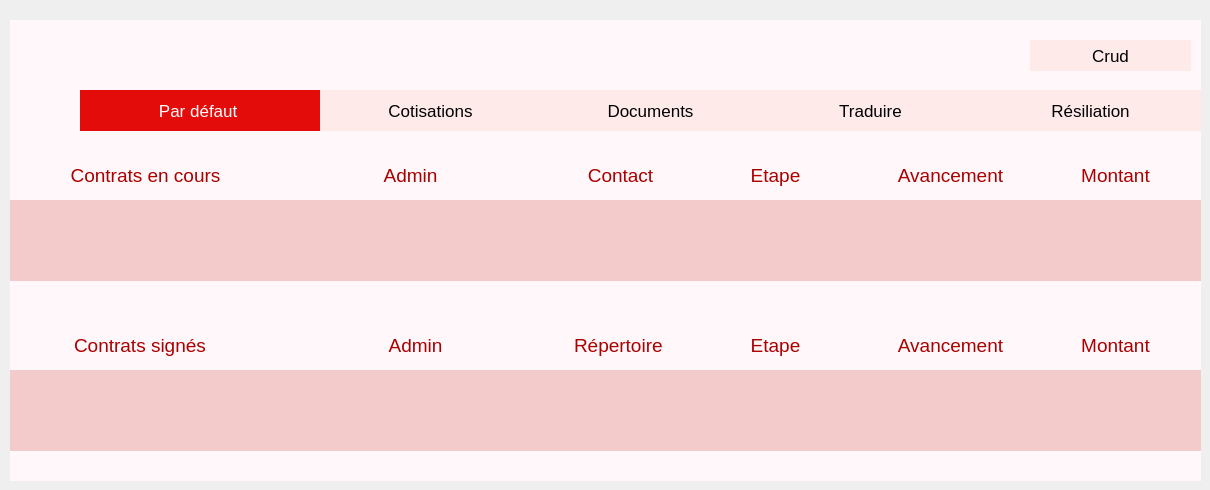
    <widget class="QWidget" name="page">
     <widget class="QGroupBox" name="groupBox">
      <property name="geometry">
       <rect>
        <x>10</x>
        <y>20</y>
        <width>1191</width>
        <height>461</height>
       </rect>
      </property>
      <property name="styleSheet">
       <string notr="true">font: 75 48pt &quot;MS Shell Dlg 2&quot;;
font: 8pt &quot;Segoe Fluent Icons&quot;;
color: rgb(170, 0, 0);
font: 36pt &quot;Kristen ITC&quot;;
font: 25 26pt &quot;Yu Gothic UI Light&quot;;
 border: none;
    background-color:          #fff7fa

 ;</string>
      </property>
      <property name="title">
       <string>       AssurePlus</string>
      </property>
      <widget class="QLabel" name="label_15">
       <property name="geometry">
        <rect>
         <x>-10</x>
         <y>-20</y>
         <width>101</width>
         <height>101</height>
        </rect>
       </property>
       <property name="styleSheet">
        <string notr="true">image: url(:/res/logo.png);
font: 8pt &quot;MS Shell Dlg 2&quot;;</string>
       </property>
       <property name="text">
        <string/>
       </property>
      </widget>
      <widget class="QPushButton" name="pushButton_7">
       <property name="geometry">
        <rect>
         <x>70</x>
         <y>70</y>
         <width>241</width>
         <height>41</height>
        </rect>
       </property>
       <property name="styleSheet">
        <string notr="true">QPushButton {
    border: none;
    background-color: #e40b0b;  
    color: white;   
    font-family: Tahoma, Verdana, sans-serif;
    font-size: 17px;
    border-radius: 50px;
}

QPushButton:hover {
    background-color: #ffeaea; 
    border: 2px solid black;
}

QPushButton:pressed {
    background-color: #e40b0b; 
    border: 2px solid white;
}</string>
       </property>
       <property name="text">
        <string>Par défaut </string>
       </property>
      </widget>
      <widget class="QPushButton" name="pushButton_8">
       <property name="geometry">
        <rect>
         <x>310</x>
         <y>70</y>
         <width>221</width>
         <height>41</height>
        </rect>
       </property>
       <property name="styleSheet">
        <string notr="true"> QPushButton
{
    border: none;
    background-color:          #ffeaea
 ;
    color: black;
      font-family: Tahoma, Verdana, sans-serif;
     font-size: 17px;
    border-radius: 50px;
}

QPushButton:hover
{
   
	background-color:       #e40b0b ;
 ;
    border: 2px solid black;
}

QPushButton:pressed
{
    background-color:   #f3cbcb ;
    border: 2px solid white;
}</string>
       </property>
       <property name="text">
        <string>Cotisations</string>
       </property>
      </widget>
      <widget class="QPushButton" name="pushButton_9">
       <property name="geometry">
        <rect>
         <x>530</x>
         <y>70</y>
         <width>221</width>
         <height>41</height>
        </rect>
       </property>
       <property name="styleSheet">
        <string notr="true"> QPushButton
{
    border: none;
    background-color:          #ffeaea
 ;
    color: black;
      font-family: Tahoma, Verdana, sans-serif;
     font-size: 17px;
    border-radius: 50px;
}

QPushButton:hover
{
   
	background-color:       #e40b0b ;
 ;
    border: 2px solid black;
}

QPushButton:pressed
{
    background-color:   #f3cbcb ;
    border: 2px solid white;
}</string>
       </property>
       <property name="text">
        <string>Documents</string>
       </property>
      </widget>
      <widget class="QPushButton" name="pushButton_10">
       <property name="geometry">
        <rect>
         <x>750</x>
         <y>70</y>
         <width>221</width>
         <height>41</height>
        </rect>
       </property>
       <property name="styleSheet">
        <string notr="true"> QPushButton
{
    border: none;
    background-color:          #ffeaea
 ;
    color: black;
      font-family: Tahoma, Verdana, sans-serif;
     font-size: 17px;
    border-radius: 50px;
}

QPushButton:hover
{
   
	background-color:       #e40b0b ;
 ;
    border: 2px solid black;
}

QPushButton:pressed
{
    background-color:   #f3cbcb ;
    border: 2px solid white;
}</string>
       </property>
       <property name="text">
        <string>Traduire</string>
       </property>
      </widget>
      <widget class="QPushButton" name="pushButton_11">
       <property name="geometry">
        <rect>
         <x>970</x>
         <y>70</y>
         <width>221</width>
         <height>41</height>
        </rect>
       </property>
       <property name="styleSheet">
        <string notr="true"> QPushButton
{
    border: none;
    background-color:          #ffeaea
 ;
    color: black;
      font-family: Tahoma, Verdana, sans-serif;
     font-size: 17px;
    border-radius: 50px;
}

QPushButton:hover
{
   
	background-color:       #e40b0b ;
 ;
    border: 2px solid black;
}

QPushButton:pressed
{
    background-color:   #f3cbcb ;
    border: 2px solid white;
}</string>
       </property>
       <property name="text">
        <string>Résiliation</string>
       </property>
      </widget>
      <widget class="QTextEdit" name="textEdit">
       <property name="geometry">
        <rect>
         <x>40</x>
         <y>140</y>
         <width>191</width>
         <height>41</height>
        </rect>
       </property>
       <property name="html">
        <string>&lt;!DOCTYPE HTML PUBLIC &quot;-//W3C//DTD HTML 4.0//EN&quot; &quot;http://www.w3.org/TR/REC-html40/strict.dtd&quot;&gt;
&lt;html&gt;&lt;head&gt;&lt;meta name=&quot;qrichtext&quot; content=&quot;1&quot; /&gt;&lt;style type=&quot;text/css&quot;&gt;
p, li { white-space: pre-wrap; }
&lt;/style&gt;&lt;/head&gt;&lt;body style=&quot; font-family:'Yu Gothic UI Light'; font-size:26pt; font-weight:24; font-style:normal;&quot;&gt;
&lt;p align=&quot;center&quot; style=&quot; margin-top:0px; margin-bottom:0px; margin-left:0px; margin-right:0px; -qt-block-indent:0; text-indent:0px;&quot;&gt;&lt;span style=&quot; font-size:14pt;&quot;&gt;Contrats en cours&lt;/span&gt;&lt;/p&gt;&lt;/body&gt;&lt;/html&gt;</string>
       </property>
      </widget>
      <widget class="QTextEdit" name="textEdit_2">
       <property name="geometry">
        <rect>
         <x>60</x>
         <y>310</y>
         <width>161</width>
         <height>41</height>
        </rect>
       </property>
       <property name="html">
        <string>&lt;!DOCTYPE HTML PUBLIC &quot;-//W3C//DTD HTML 4.0//EN&quot; &quot;http://www.w3.org/TR/REC-html40/strict.dtd&quot;&gt;
&lt;html&gt;&lt;head&gt;&lt;meta name=&quot;qrichtext&quot; content=&quot;1&quot; /&gt;&lt;style type=&quot;text/css&quot;&gt;
p, li { white-space: pre-wrap; }
&lt;/style&gt;&lt;/head&gt;&lt;body style=&quot; font-family:'Yu Gothic UI Light'; font-size:26pt; font-weight:24; font-style:normal;&quot;&gt;
&lt;p style=&quot; margin-top:0px; margin-bottom:0px; margin-left:0px; margin-right:0px; -qt-block-indent:0; text-indent:0px;&quot;&gt;&lt;span style=&quot; font-size:14pt;&quot;&gt;Contrats signés&lt;/span&gt;&lt;/p&gt;&lt;/body&gt;&lt;/html&gt;</string>
       </property>
      </widget>
      <widget class="QTextEdit" name="textEdit_3">
       <property name="geometry">
        <rect>
         <x>320</x>
         <y>140</y>
         <width>161</width>
         <height>41</height>
        </rect>
       </property>
       <property name="html">
        <string>&lt;!DOCTYPE HTML PUBLIC &quot;-//W3C//DTD HTML 4.0//EN&quot; &quot;http://www.w3.org/TR/REC-html40/strict.dtd&quot;&gt;
&lt;html&gt;&lt;head&gt;&lt;meta name=&quot;qrichtext&quot; content=&quot;1&quot; /&gt;&lt;style type=&quot;text/css&quot;&gt;
p, li { white-space: pre-wrap; }
&lt;/style&gt;&lt;/head&gt;&lt;body style=&quot; font-family:'Yu Gothic UI Light'; font-size:26pt; font-weight:24; font-style:normal;&quot;&gt;
&lt;p align=&quot;center&quot; style=&quot; margin-top:0px; margin-bottom:0px; margin-left:0px; margin-right:0px; -qt-block-indent:0; text-indent:0px;&quot;&gt;&lt;span style=&quot; font-size:14pt;&quot;&gt;Admin&lt;/span&gt;&lt;/p&gt;&lt;/body&gt;&lt;/html&gt;</string>
       </property>
      </widget>
      <widget class="QTextEdit" name="textEdit_4">
       <property name="geometry">
        <rect>
         <x>520</x>
         <y>140</y>
         <width>181</width>
         <height>41</height>
        </rect>
       </property>
       <property name="html">
        <string>&lt;!DOCTYPE HTML PUBLIC &quot;-//W3C//DTD HTML 4.0//EN&quot; &quot;http://www.w3.org/TR/REC-html40/strict.dtd&quot;&gt;
&lt;html&gt;&lt;head&gt;&lt;meta name=&quot;qrichtext&quot; content=&quot;1&quot; /&gt;&lt;style type=&quot;text/css&quot;&gt;
p, li { white-space: pre-wrap; }
&lt;/style&gt;&lt;/head&gt;&lt;body style=&quot; font-family:'Yu Gothic UI Light'; font-size:26pt; font-weight:24; font-style:normal;&quot;&gt;
&lt;p align=&quot;center&quot; style=&quot; margin-top:0px; margin-bottom:0px; margin-left:0px; margin-right:0px; -qt-block-indent:0; text-indent:0px;&quot;&gt;&lt;span style=&quot; font-size:14pt;&quot;&gt;Contact&lt;/span&gt;&lt;/p&gt;&lt;/body&gt;&lt;/html&gt;</string>
       </property>
      </widget>
      <widget class="QTextEdit" name="textEdit_5">
       <property name="geometry">
        <rect>
         <x>690</x>
         <y>140</y>
         <width>151</width>
         <height>41</height>
        </rect>
       </property>
       <property name="html">
        <string>&lt;!DOCTYPE HTML PUBLIC &quot;-//W3C//DTD HTML 4.0//EN&quot; &quot;http://www.w3.org/TR/REC-html40/strict.dtd&quot;&gt;
&lt;html&gt;&lt;head&gt;&lt;meta name=&quot;qrichtext&quot; content=&quot;1&quot; /&gt;&lt;style type=&quot;text/css&quot;&gt;
p, li { white-space: pre-wrap; }
&lt;/style&gt;&lt;/head&gt;&lt;body style=&quot; font-family:'Yu Gothic UI Light'; font-size:26pt; font-weight:24; font-style:normal;&quot;&gt;
&lt;p align=&quot;center&quot; style=&quot; margin-top:0px; margin-bottom:0px; margin-left:0px; margin-right:0px; -qt-block-indent:0; text-indent:0px;&quot;&gt;&lt;span style=&quot; font-size:14pt;&quot;&gt;Etape&lt;/span&gt;&lt;/p&gt;&lt;/body&gt;&lt;/html&gt;</string>
       </property>
      </widget>
      <widget class="QTextEdit" name="textEdit_6">
       <property name="geometry">
        <rect>
         <x>860</x>
         <y>140</y>
         <width>161</width>
         <height>41</height>
        </rect>
       </property>
       <property name="html">
        <string>&lt;!DOCTYPE HTML PUBLIC &quot;-//W3C//DTD HTML 4.0//EN&quot; &quot;http://www.w3.org/TR/REC-html40/strict.dtd&quot;&gt;
&lt;html&gt;&lt;head&gt;&lt;meta name=&quot;qrichtext&quot; content=&quot;1&quot; /&gt;&lt;style type=&quot;text/css&quot;&gt;
p, li { white-space: pre-wrap; }
&lt;/style&gt;&lt;/head&gt;&lt;body style=&quot; font-family:'Yu Gothic UI Light'; font-size:26pt; font-weight:24; font-style:normal;&quot;&gt;
&lt;p align=&quot;center&quot; style=&quot; margin-top:0px; margin-bottom:0px; margin-left:0px; margin-right:0px; -qt-block-indent:0; text-indent:0px;&quot;&gt;&lt;span style=&quot; font-size:14pt;&quot;&gt;Avancement&lt;/span&gt;&lt;/p&gt;&lt;/body&gt;&lt;/html&gt;</string>
       </property>
      </widget>
      <widget class="QTextEdit" name="textEdit_7">
       <property name="geometry">
        <rect>
         <x>1030</x>
         <y>140</y>
         <width>151</width>
         <height>41</height>
        </rect>
       </property>
       <property name="html">
        <string>&lt;!DOCTYPE HTML PUBLIC &quot;-//W3C//DTD HTML 4.0//EN&quot; &quot;http://www.w3.org/TR/REC-html40/strict.dtd&quot;&gt;
&lt;html&gt;&lt;head&gt;&lt;meta name=&quot;qrichtext&quot; content=&quot;1&quot; /&gt;&lt;style type=&quot;text/css&quot;&gt;
p, li { white-space: pre-wrap; }
&lt;/style&gt;&lt;/head&gt;&lt;body style=&quot; font-family:'Yu Gothic UI Light'; font-size:26pt; font-weight:24; font-style:normal;&quot;&gt;
&lt;p align=&quot;center&quot; style=&quot; margin-top:0px; margin-bottom:0px; margin-left:0px; margin-right:0px; -qt-block-indent:0; text-indent:0px;&quot;&gt;&lt;span style=&quot; font-size:14pt;&quot;&gt;Montant&lt;/span&gt;&lt;/p&gt;&lt;/body&gt;&lt;/html&gt;</string>
       </property>
      </widget>
      <widget class="QTextEdit" name="textEdit_8">
       <property name="geometry">
        <rect>
         <x>320</x>
         <y>310</y>
         <width>171</width>
         <height>41</height>
        </rect>
       </property>
       <property name="html">
        <string>&lt;!DOCTYPE HTML PUBLIC &quot;-//W3C//DTD HTML 4.0//EN&quot; &quot;http://www.w3.org/TR/REC-html40/strict.dtd&quot;&gt;
&lt;html&gt;&lt;head&gt;&lt;meta name=&quot;qrichtext&quot; content=&quot;1&quot; /&gt;&lt;style type=&quot;text/css&quot;&gt;
p, li { white-space: pre-wrap; }
&lt;/style&gt;&lt;/head&gt;&lt;body style=&quot; font-family:'Yu Gothic UI Light'; font-size:26pt; font-weight:24; font-style:normal;&quot;&gt;
&lt;p align=&quot;center&quot; style=&quot; margin-top:0px; margin-bottom:0px; margin-left:0px; margin-right:0px; -qt-block-indent:0; text-indent:0px;&quot;&gt;&lt;span style=&quot; font-size:14pt;&quot;&gt;Admin&lt;/span&gt;&lt;/p&gt;&lt;/body&gt;&lt;/html&gt;</string>
       </property>
      </widget>
      <widget class="QTextEdit" name="textEdit_9">
       <property name="geometry">
        <rect>
         <x>560</x>
         <y>310</y>
         <width>161</width>
         <height>41</height>
        </rect>
       </property>
       <property name="html">
        <string>&lt;!DOCTYPE HTML PUBLIC &quot;-//W3C//DTD HTML 4.0//EN&quot; &quot;http://www.w3.org/TR/REC-html40/strict.dtd&quot;&gt;
&lt;html&gt;&lt;head&gt;&lt;meta name=&quot;qrichtext&quot; content=&quot;1&quot; /&gt;&lt;style type=&quot;text/css&quot;&gt;
p, li { white-space: pre-wrap; }
&lt;/style&gt;&lt;/head&gt;&lt;body style=&quot; font-family:'Yu Gothic UI Light'; font-size:26pt; font-weight:24; font-style:normal;&quot;&gt;
&lt;p style=&quot; margin-top:0px; margin-bottom:0px; margin-left:0px; margin-right:0px; -qt-block-indent:0; text-indent:0px;&quot;&gt;&lt;span style=&quot; font-size:14pt;&quot;&gt;Répertoire&lt;/span&gt;&lt;/p&gt;&lt;/body&gt;&lt;/html&gt;</string>
       </property>
      </widget>
      <widget class="QTextEdit" name="textEdit_10">
       <property name="geometry">
        <rect>
         <x>690</x>
         <y>310</y>
         <width>151</width>
         <height>41</height>
        </rect>
       </property>
       <property name="html">
        <string>&lt;!DOCTYPE HTML PUBLIC &quot;-//W3C//DTD HTML 4.0//EN&quot; &quot;http://www.w3.org/TR/REC-html40/strict.dtd&quot;&gt;
&lt;html&gt;&lt;head&gt;&lt;meta name=&quot;qrichtext&quot; content=&quot;1&quot; /&gt;&lt;style type=&quot;text/css&quot;&gt;
p, li { white-space: pre-wrap; }
&lt;/style&gt;&lt;/head&gt;&lt;body style=&quot; font-family:'Yu Gothic UI Light'; font-size:26pt; font-weight:24; font-style:normal;&quot;&gt;
&lt;p align=&quot;center&quot; style=&quot; margin-top:0px; margin-bottom:0px; margin-left:0px; margin-right:0px; -qt-block-indent:0; text-indent:0px;&quot;&gt;&lt;span style=&quot; font-size:14pt;&quot;&gt;Etape&lt;/span&gt;&lt;/p&gt;&lt;/body&gt;&lt;/html&gt;</string>
       </property>
      </widget>
      <widget class="QTextEdit" name="textEdit_11">
       <property name="geometry">
        <rect>
         <x>860</x>
         <y>310</y>
         <width>161</width>
         <height>41</height>
        </rect>
       </property>
       <property name="html">
        <string>&lt;!DOCTYPE HTML PUBLIC &quot;-//W3C//DTD HTML 4.0//EN&quot; &quot;http://www.w3.org/TR/REC-html40/strict.dtd&quot;&gt;
&lt;html&gt;&lt;head&gt;&lt;meta name=&quot;qrichtext&quot; content=&quot;1&quot; /&gt;&lt;style type=&quot;text/css&quot;&gt;
p, li { white-space: pre-wrap; }
&lt;/style&gt;&lt;/head&gt;&lt;body style=&quot; font-family:'Yu Gothic UI Light'; font-size:26pt; font-weight:24; font-style:normal;&quot;&gt;
&lt;p align=&quot;center&quot; style=&quot; margin-top:0px; margin-bottom:0px; margin-left:0px; margin-right:0px; -qt-block-indent:0; text-indent:0px;&quot;&gt;&lt;span style=&quot; font-size:14pt;&quot;&gt;Avancement&lt;/span&gt;&lt;/p&gt;&lt;/body&gt;&lt;/html&gt;</string>
       </property>
      </widget>
      <widget class="QTextEdit" name="textEdit_12">
       <property name="geometry">
        <rect>
         <x>1030</x>
         <y>310</y>
         <width>151</width>
         <height>41</height>
        </rect>
       </property>
       <property name="html">
        <string>&lt;!DOCTYPE HTML PUBLIC &quot;-//W3C//DTD HTML 4.0//EN&quot; &quot;http://www.w3.org/TR/REC-html40/strict.dtd&quot;&gt;
&lt;html&gt;&lt;head&gt;&lt;meta name=&quot;qrichtext&quot; content=&quot;1&quot; /&gt;&lt;style type=&quot;text/css&quot;&gt;
p, li { white-space: pre-wrap; }
&lt;/style&gt;&lt;/head&gt;&lt;body style=&quot; font-family:'Yu Gothic UI Light'; font-size:26pt; font-weight:24; font-style:normal;&quot;&gt;
&lt;p align=&quot;center&quot; style=&quot; margin-top:0px; margin-bottom:0px; margin-left:0px; margin-right:0px; -qt-block-indent:0; text-indent:0px;&quot;&gt;&lt;span style=&quot; font-size:14pt;&quot;&gt;Montant&lt;/span&gt;&lt;/p&gt;&lt;/body&gt;&lt;/html&gt;</string>
       </property>
      </widget>
      <widget class="QPushButton" name="pushButton_36">
       <property name="geometry">
        <rect>
         <x>1020</x>
         <y>20</y>
         <width>161</width>
         <height>31</height>
        </rect>
       </property>
       <property name="cursor">
        <cursorShape>PointingHandCursor</cursorShape>
       </property>
       <property name="styleSheet">
        <string notr="true"> QPushButton
{
    border: none;
    background-color:          #ffeaea
 ;
    color: black;
      font-family: Tahoma, Verdana, sans-serif;
     font-size: 17px;
    border-radius: 50px;
}

QPushButton:hover
{
   
	background-color:       #e40b0b ;
 ;
    border: 2px solid black;
}

QPushButton:pressed
{
    background-color:   #f3cbcb ;
    border: 2px solid white;
}</string>
       </property>
       <property name="text">
        <string>Crud</string>
       </property>
      </widget>
      <widget class="QLineEdit" name="lineEdit">
       <property name="geometry">
        <rect>
         <x>0</x>
         <y>180</y>
         <width>291</width>
         <height>41</height>
        </rect>
       </property>
       <property name="styleSheet">
        <string notr="true">    background-color:   #f3cbcb ;
</string>
       </property>
      </widget>
      <widget class="QLineEdit" name="lineEdit_2">
       <property name="geometry">
        <rect>
         <x>0</x>
         <y>220</y>
         <width>291</width>
         <height>41</height>
        </rect>
       </property>
       <property name="styleSheet">
        <string notr="true">    background-color:   #f3cbcb ;
</string>
       </property>
      </widget>
      <widget class="QLineEdit" name="lineEdit_5">
       <property name="geometry">
        <rect>
         <x>290</x>
         <y>180</y>
         <width>221</width>
         <height>41</height>
        </rect>
       </property>
       <property name="styleSheet">
        <string notr="true">    background-color:   #f3cbcb ;
</string>
       </property>
      </widget>
      <widget class="QLineEdit" name="lineEdit_4">
       <property name="geometry">
        <rect>
         <x>290</x>
         <y>220</y>
         <width>221</width>
         <height>41</height>
        </rect>
       </property>
       <property name="styleSheet">
        <string notr="true">    background-color:   #f3cbcb ;
</string>
       </property>
      </widget>
      <widget class="QLineEdit" name="lineEdit_3">
       <property name="geometry">
        <rect>
         <x>510</x>
         <y>180</y>
         <width>221</width>
         <height>41</height>
        </rect>
       </property>
       <property name="styleSheet">
        <string notr="true">    background-color:   #f3cbcb ;
</string>
       </property>
      </widget>
      <widget class="QLineEdit" name="lineEdit_6">
       <property name="geometry">
        <rect>
         <x>510</x>
         <y>220</y>
         <width>221</width>
         <height>41</height>
        </rect>
       </property>
       <property name="styleSheet">
        <string notr="true">    background-color:   #f3cbcb ;
</string>
       </property>
      </widget>
      <widget class="QLineEdit" name="lineEdit_10">
       <property name="geometry">
        <rect>
         <x>730</x>
         <y>180</y>
         <width>151</width>
         <height>41</height>
        </rect>
       </property>
       <property name="styleSheet">
        <string notr="true">    background-color:   #f3cbcb ;
</string>
       </property>
      </widget>
      <widget class="QLineEdit" name="lineEdit_9">
       <property name="geometry">
        <rect>
         <x>730</x>
         <y>220</y>
         <width>151</width>
         <height>41</height>
        </rect>
       </property>
       <property name="styleSheet">
        <string notr="true">    background-color:   #f3cbcb ;
</string>
       </property>
      </widget>
      <widget class="QLineEdit" name="lineEdit_8">
       <property name="geometry">
        <rect>
         <x>880</x>
         <y>180</y>
         <width>171</width>
         <height>41</height>
        </rect>
       </property>
       <property name="styleSheet">
        <string notr="true">    background-color:   #f3cbcb ;
</string>
       </property>
      </widget>
      <widget class="QLineEdit" name="lineEdit_11">
       <property name="geometry">
        <rect>
         <x>880</x>
         <y>220</y>
         <width>171</width>
         <height>41</height>
        </rect>
       </property>
       <property name="styleSheet">
        <string notr="true">    background-color:   #f3cbcb ;
</string>
       </property>
      </widget>
      <widget class="QLineEdit" name="lineEdit_12">
       <property name="geometry">
        <rect>
         <x>1050</x>
         <y>180</y>
         <width>141</width>
         <height>41</height>
        </rect>
       </property>
       <property name="styleSheet">
        <string notr="true">    background-color:   #f3cbcb ;
</string>
       </property>
      </widget>
      <widget class="QLineEdit" name="lineEdit_13">
       <property name="geometry">
        <rect>
         <x>1050</x>
         <y>220</y>
         <width>141</width>
         <height>41</height>
        </rect>
       </property>
       <property name="styleSheet">
        <string notr="true">    background-color:   #f3cbcb ;
</string>
       </property>
      </widget>
      <widget class="QLineEdit" name="lineEdit_14">
       <property name="geometry">
        <rect>
         <x>0</x>
         <y>350</y>
         <width>301</width>
         <height>41</height>
        </rect>
       </property>
       <property name="styleSheet">
        <string notr="true">    background-color:   #f3cbcb ;
</string>
       </property>
      </widget>
      <widget class="QLineEdit" name="lineEdit_15">
       <property name="geometry">
        <rect>
         <x>0</x>
         <y>390</y>
         <width>301</width>
         <height>41</height>
        </rect>
       </property>
       <property name="styleSheet">
        <string notr="true">    background-color:   #f3cbcb ;
</string>
       </property>
      </widget>
      <widget class="QLineEdit" name="lineEdit_7">
       <property name="geometry">
        <rect>
         <x>300</x>
         <y>350</y>
         <width>231</width>
         <height>41</height>
        </rect>
       </property>
       <property name="styleSheet">
        <string notr="true">    background-color:   #f3cbcb ;
</string>
       </property>
      </widget>
      <widget class="QLineEdit" name="lineEdit_16">
       <property name="geometry">
        <rect>
         <x>530</x>
         <y>350</y>
         <width>191</width>
         <height>41</height>
        </rect>
       </property>
       <property name="styleSheet">
        <string notr="true">    background-color:   #f3cbcb ;
</string>
       </property>
      </widget>
      <widget class="QLineEdit" name="lineEdit_17">
       <property name="geometry">
        <rect>
         <x>300</x>
         <y>390</y>
         <width>231</width>
         <height>41</height>
        </rect>
       </property>
       <property name="styleSheet">
        <string notr="true">    background-color:   #f3cbcb ;
</string>
       </property>
      </widget>
      <widget class="QLineEdit" name="lineEdit_18">
       <property name="geometry">
        <rect>
         <x>530</x>
         <y>390</y>
         <width>191</width>
         <height>41</height>
        </rect>
       </property>
       <property name="styleSheet">
        <string notr="true">    background-color:   #f3cbcb ;
</string>
       </property>
      </widget>
      <widget class="QLineEdit" name="lineEdit_19">
       <property name="geometry">
        <rect>
         <x>720</x>
         <y>350</y>
         <width>161</width>
         <height>41</height>
        </rect>
       </property>
       <property name="styleSheet">
        <string notr="true">    background-color:   #f3cbcb ;
</string>
       </property>
      </widget>
      <widget class="QLineEdit" name="lineEdit_20">
       <property name="geometry">
        <rect>
         <x>720</x>
         <y>390</y>
         <width>161</width>
         <height>41</height>
        </rect>
       </property>
       <property name="styleSheet">
        <string notr="true">    background-color:   #f3cbcb ;
</string>
       </property>
      </widget>
      <widget class="QLineEdit" name="lineEdit_21">
       <property name="geometry">
        <rect>
         <x>880</x>
         <y>350</y>
         <width>161</width>
         <height>41</height>
        </rect>
       </property>
       <property name="styleSheet">
        <string notr="true">    background-color:   #f3cbcb ;
</string>
       </property>
      </widget>
      <widget class="QLineEdit" name="lineEdit_22">
       <property name="geometry">
        <rect>
         <x>880</x>
         <y>390</y>
         <width>161</width>
         <height>41</height>
        </rect>
       </property>
       <property name="styleSheet">
        <string notr="true">    background-color:   #f3cbcb ;
</string>
       </property>
      </widget>
      <widget class="QLineEdit" name="lineEdit_23">
       <property name="geometry">
        <rect>
         <x>1040</x>
         <y>350</y>
         <width>151</width>
         <height>41</height>
        </rect>
       </property>
       <property name="styleSheet">
        <string notr="true">    background-color:   #f3cbcb ;
</string>
       </property>
      </widget>
      <widget class="QLineEdit" name="lineEdit_24">
       <property name="geometry">
        <rect>
         <x>1040</x>
         <y>390</y>
         <width>151</width>
         <height>41</height>
        </rect>
       </property>
       <property name="styleSheet">
        <string notr="true">    background-color:   #f3cbcb ;
</string>
       </property>
      </widget>
     </widget>
    </widget>
